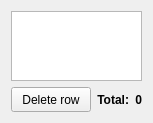
           <widget class="QWidget" name="page">
            <property name="geometry">
             <rect>
              <x>0</x>
              <y>0</y>
              <width>146</width>
              <height>122</height>
             </rect>
            </property>
            <attribute name="label">
             <string>Total</string>
            </attribute>
            <layout class="QVBoxLayout" name="verticalLayout_8">
             <item>
              <widget class="QTableView" name="selected_rows">
               <property name="sortingEnabled">
                <bool>true</bool>
               </property>
              </widget>
             </item>
             <item>
              <layout class="QHBoxLayout" name="horizontalLayout_12">
               <item>
                <widget class="QPushButton" name="btn_unselect">
                 <property name="minimumSize">
                  <size>
                   <width>0</width>
                   <height>25</height>
                  </size>
                 </property>
                 <property name="maximumSize">
                  <size>
                   <width>150</width>
                   <height>16777215</height>
                  </size>
                 </property>
                 <property name="text">
                  <string>Delete row</string>
                 </property>
                </widget>
               </item>
               <item>
                <widget class="QLabel" name="lbl_psector_type_2">
                 <property name="font">
                  <font>
                   <weight>75</weight>
                   <bold>true</bold>
                  </font>
                 </property>
                 <property name="text">
                  <string>Total:</string>
                 </property>
                 <property name="alignment">
                  <set>Qt::AlignRight|Qt::AlignTrailing|Qt::AlignVCenter</set>
                 </property>
                </widget>
               </item>
               <item>
                <widget class="QLabel" name="lbl_total">
                 <property name="font">
                  <font>
                   <weight>75</weight>
                   <bold>true</bold>
                  </font>
                 </property>
                 <property name="text">
                  <string>0</string>
                 </property>
                 <property name="alignment">
                  <set>Qt::AlignRight|Qt::AlignTrailing|Qt::AlignVCenter</set>
                 </property>
                </widget>
               </item>
              </layout>
             </item>
            </layout>
           </widget>
